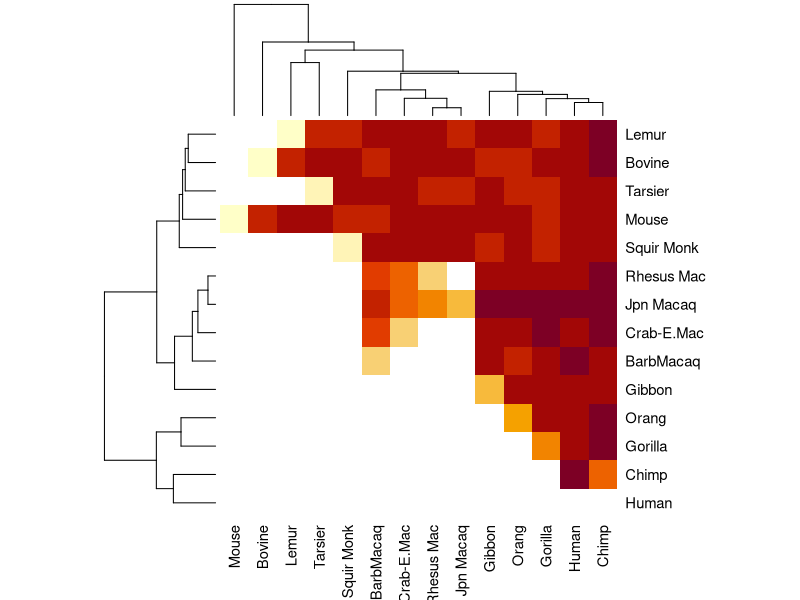
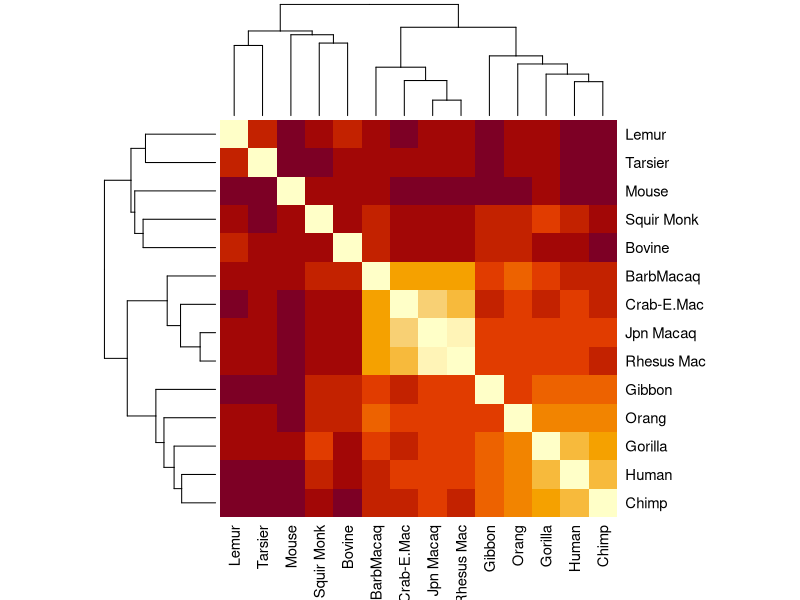
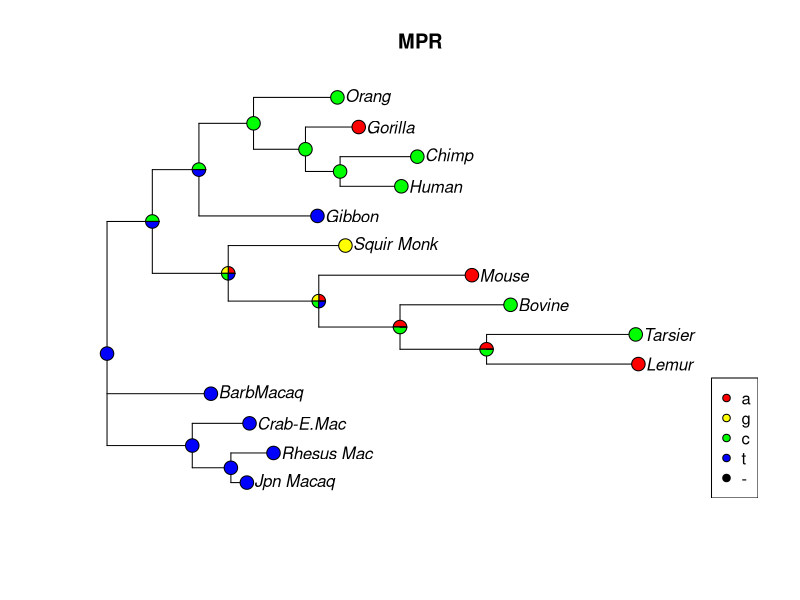
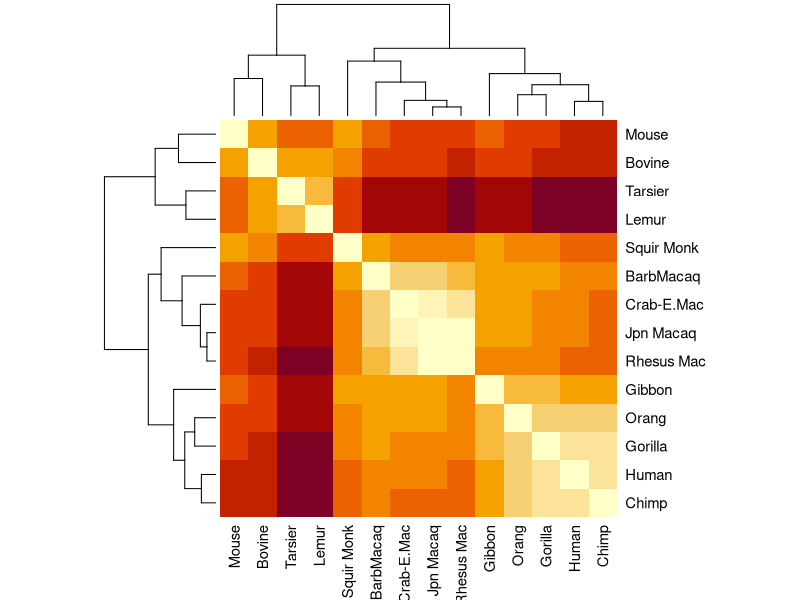
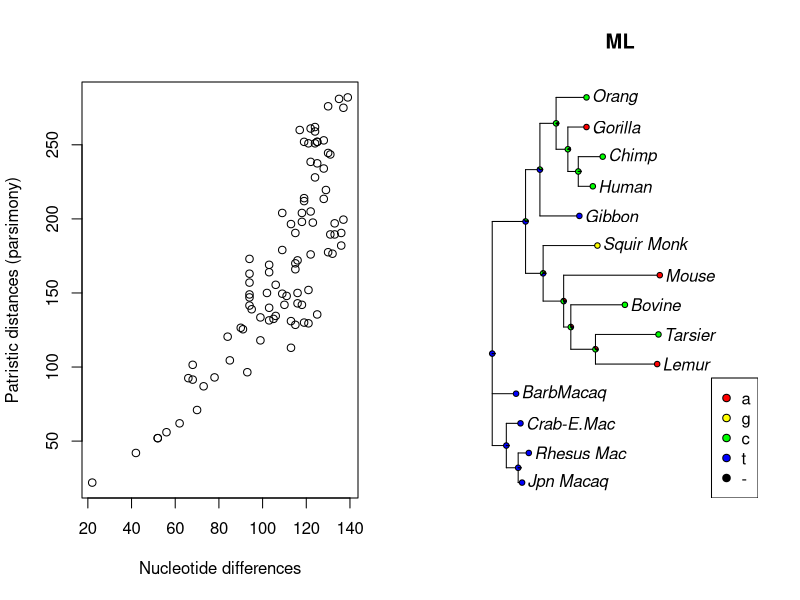
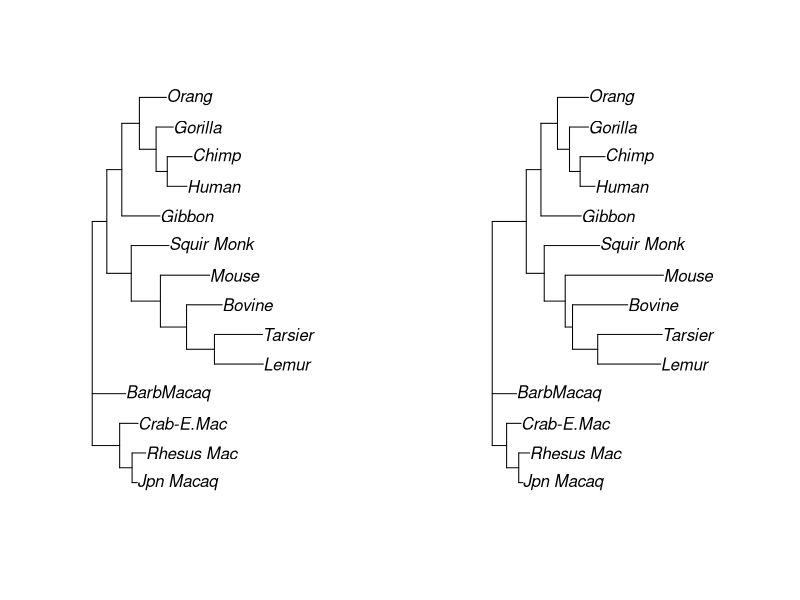
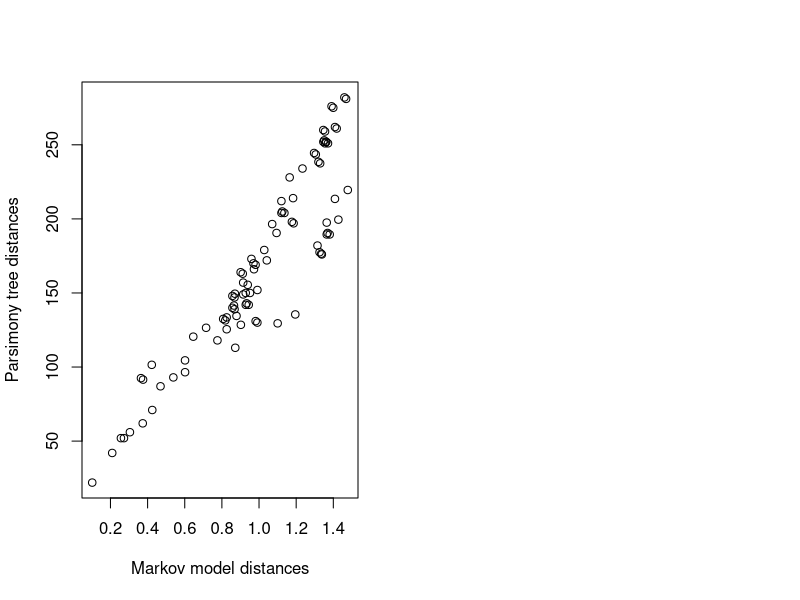

These figures' R source, in order:
## ---- chunk 1
library(phangorn)
library(phytools)
library(ape)

#Let's load in some primate data:
fdir <- system.file("extdata/trees", package = "phangorn")
primates <- read.phyDat(file.path(fdir, "primates.dna"),
                        format = "interleaved")
## ---- chunk 2
names(primates)
## ---- chunk 3
primates$Mouse
## ---- chunk 4
primates
## ---- chunk 5
c('a','c','t','g')[primates$Mouse]
## ---- chunk 6
primdat <- as.data.frame(primates)
## ---- chunk 7
head(primdat)
## ---- chunk 8
sum(primdat$Mouse != primdat$Human)
## ---- chunk 9
dim(primdat)[1]
## ---- chunk 10
seq_diff_matrix <- matrix(nrow=14,ncol=14)
colnames(seq_diff_matrix) <- names(primates)
rownames(seq_diff_matrix) <- names(primates)

diag(seq_diff_matrix) <- 0

#I will swallow my pride and write a nested for loop:
for(i in 1:14){
	for(j in i:14){
		seq_diff_matrix[i,j] <- sum( primdat[,i] != primdat[,j] )
	}
}

seq_diff_matrix
## ---- chunk 11
heatmap(seq_diff_matrix)
## ---- chunk 12
seq_diff_matrix[lower.tri(seq_diff_matrix)] <- t(seq_diff_matrix)[lower.tri(t(seq_diff_matrix))]

#check to make sure I did this right
seq_diff_matrix == t(seq_diff_matrix)

#Yes -- now plot again
heatmap(seq_diff_matrix, symm=T)
## ---- chunk 13
tree <- pratchet(primates, trace=0) |> acctran(primates) |> makeNodeLabel()
 parsimony(tree, primates)

anc.pars <- anc_pars(tree, primates)

#Let's look at the evolution of site 17 in the sequences:
plotAnc(anc.pars, 17)
title("MPR")
## ---- chunk 14
parsmny_dist_mat <- cophenetic(tree)
## ---- chunk 15
par(mfrow=c(1,2))
heatmap(parsmny_dist_mat,symm=T)
## ---- chunk 16
m1 <- seq_diff_matrix
m2 <- parsmny_dist_mat

m1 <- m1[rownames(m2),colnames(m2)]

m1 <- m1[upper.tri(m1)]
m2 <- m2[upper.tri(m2)]

plot(m1,m2,xlab='Nucleotide differences',ylab='Patristic distances (parsimony)')
## ---- chunk 17
fit <- pml(tree, primates)
fit <- optim.pml(fit, model="F81", control = pml.control(trace=0))


#This will give us also the most likely ancestral states:
anc.ml <- anc_pml(fit)

#Let's look at site 17 in the sequences:
plotAnc(anc.ml, 17)
title("ML")
## ---- chunk 18
plot(tree)
## ---- chunk 19
plot(anc.ml$tree)
## ---- chunk 20
mldists <- cophenetic(anc.ml$tree)

c1 <- mldists[upper.tri(mldists)]
c2 <- parsmny_dist_mat[upper.tri(parsmny_dist_mat)]

plot(c1,c2,xlab='Markov model distances', ylab='Parsimony tree distances')
